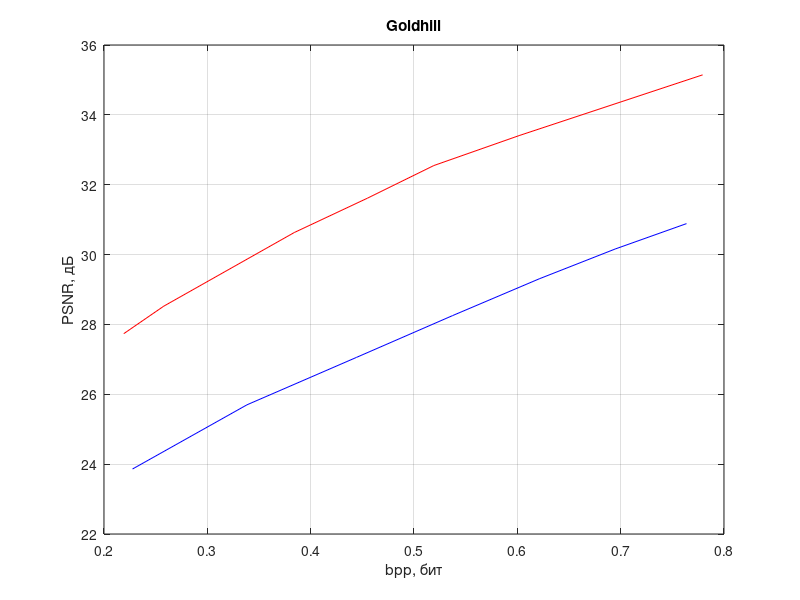

This figure's MATLAB source:
% JPEG
y = [23.8608 25.6992 27.0546 28.2538 29.3059 30.1596 30.8861];
x = [0.2276 0.3384 0.4442 0.5374 0.6212 0.6947 0.7637];
plot(x, y, 'b')
hold on
grid on
title('Goldhill')
xlabel('bpp, бит')
ylabel('PSNR, дБ')

% JPEG 200
y = [27.7351 28.5223 30.6306 31.6155 32.5490 33.4063  35.1452 ];
x = [0.2191 0.2578 0.3841 0.4550 0.5192 0.6017 0.7793];
plot(x, y, 'r')

% Контекстное кодирование
